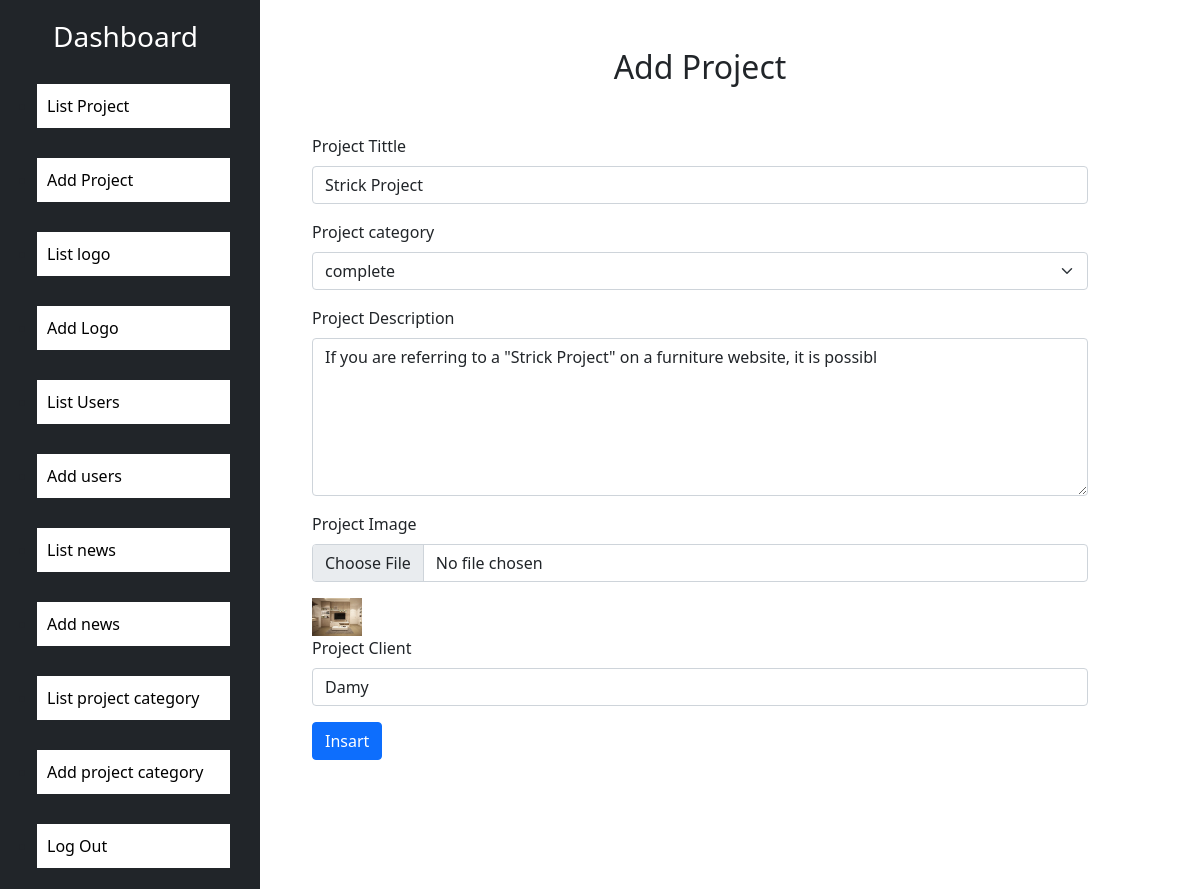
Page /dashboard/editpro.php?id=1 on the committed database.
### tables this page shows
CREATE TABLE `project` (
  `pid` int(11) NOT NULL,
  `ptillte` varchar(70) NOT NULL,
  `pshortdes` varchar(80) NOT NULL,
  `pimg` varchar(250) NOT NULL,
  `pclient` varchar(60) NOT NULL,
  `procatids` int(11) NOT NULL
);

### dashboard/editpro.php (the view, shortened to what this page needs)
<!DOCTYPE html>
<html lang="en">
<head>
    <?php include('css.php');
    include('conf.php');
    $id = $_GET['id'];
    $sql1 = "select * from project where pid = $id";
    $result1 = mysqli_query($con,$sql1) or die('query expired');
    $row = mysqli_fetch_assoc($result1);
    $tilte = $row['ptillte'];
    $psdes = $row['pshortdes'];
    $img = $row['pimg'];
    $pclient = $row['pclient'];
    $pcat = $row['procatids']
        ?>
</head>
<body>
    <div class="container-fluid ">
        <div class="row p-0">
            <div class="col-md-3 p-0">
                <?php include('sidebar.php'); ?>
            </div>
            <div class="col-md-8 mt-5">
                <h2 class="text-center">Add Project</h2>
                <form action="" method="POST" class="mt-5" enctype="multipart/form-data">
  <div class="mb-3">
    <label class="form-label">Project Tittle</label>
    <input type="text" name="pname" class="form-control"  value="<?php echo  $tilte ?>">
  </div>
  <div class="mb-3">
    <label class="form-label">Project category</label>
    <select name="pcat" id="" class="form-control form-select">
        <?php
        $sql1 = "select * from procate";
     $result1 = mysqli_query($con,$sql1);
     while($row = mysqli_fetch_assoc($result1)){
        if($row['proid'] == $pcat){
            $sel = "selected";
        }else{
            $sel = "";
        }
        echo "<option $sel value='$row[proid]'>$row[procatename]</option>";
     }
        ?>
    </select>
  </div>
  <div class="mb-3">
    <label class="form-label">Project Description</label>
    <textarea    rows="6" name="pro_des" class="form-control"><?php echo  $psdes ?></textarea>
</div>
  <div class="mb-3">
    <label class="form-label">Project Image</label>
    <input type="file" class="form-control" name="pimage" />
</div>
<img src="pimages/<?php echo $img ?>" width="50px" alt="">
  <div class="mb-3">
    <label class="form-label">Project Client</label>
    <input type="text" name="pclient" class="form-control"  value="<?php echo  $pclient  ?>">
  </div>
  <button type="submit" class="btn btn-primary" name="update">Insart</button>
</form>
        </div>
    </div>
</div>
</body>
</html>

### rows in the picture
project: pname "Strick Project", pro_des "If you are referring to a \"Strick Project\" on a furniture website, it is possibl", pimg (picture), pclient "Damy"

### other values in the picture
form field pcat "complete"
